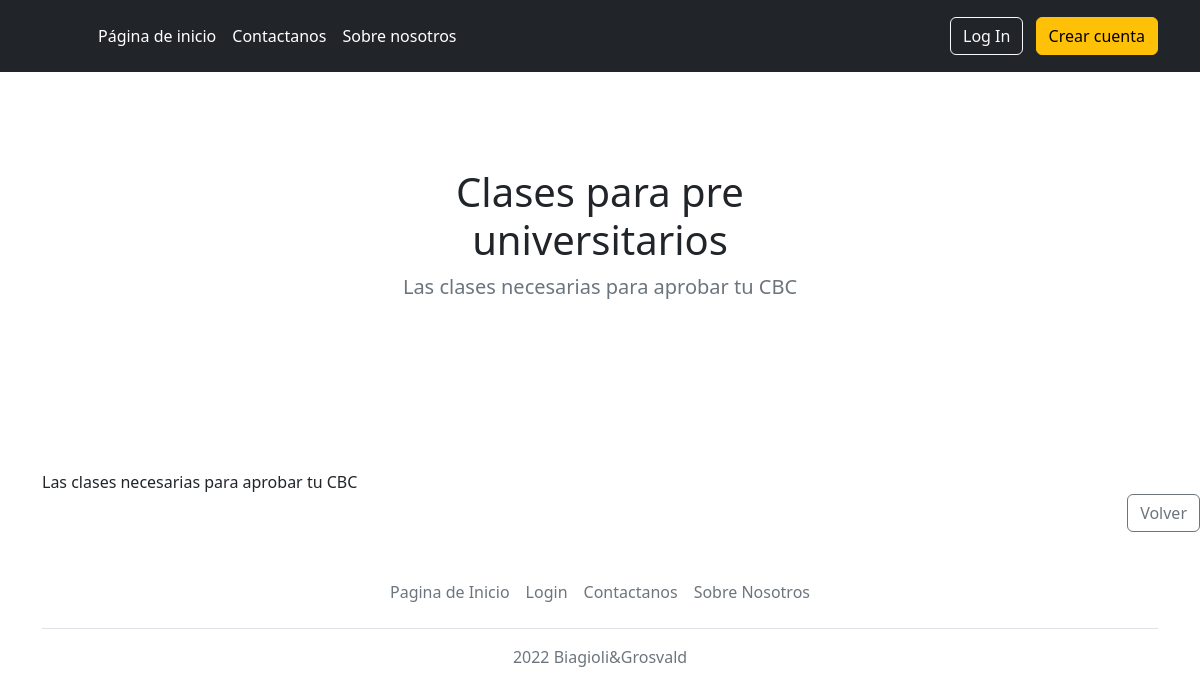
Page /anuncio/1/ on the committed database.
### App/models.py (models this page shows, shortened)
class Anuncio(models.Model):
    titulo = models.CharField(max_length=100)
    materia = models.CharField(max_length=180)
    autor = models.ForeignKey(
    User,
    models.SET_NULL,
    blank=True,
    null=True,
    )
    imagen = models.ImageField(upload_to="App\static", null=True, blank=True) #sacamos cuando podamos meter imagen usuario
    descripcion_clase = RichTextField()
    date_created = models.DateTimeField(default=timezone.now)
    date_updated = models.DateTimeField(default=timezone.now)

### App/views.py (the view)
# urls.py: path('anuncio/<pk>/', AnuncioDetailView.as_view(), name='anuncio-detalle'),
class AnuncioDetailView(DetailView):
    model = Anuncio
    template_name = "App/anuncio_detalle.html"
    context_object_name = "anuncio"
    def get_context_data(self, **kwargs):
        context = super().get_context_data(**kwargs)
        context['anuncio'] = Anuncio.objects.order_by('date_updated').first()
        return context

### App/templates/App/anuncio_detalle.html (shortened to what this page needs)
{% extends "App/base.html" %}
{% block main %}
  <section class="py-5 text-center container">
    <div class="row py-lg-5">
      <div class="col-lg-6 col-md-8 mx-auto">
        <h1 class="fw-light">{{anuncio.titulo}}</h1>
        <p class="lead text-muted">{{anuncio.descripcion_clase}}</p>
      </div>
    </div>
  </section>
  <main class="flex-shrink-0">
    <div class="container">
      <div style="text-align:center;">
      </div>
      <div style="padding-top: 2em;">
       {{anuncio.descripcion_clase | safe }}
      </div>
    </div>
  </main>
  <p align="right">
    <a class="btn btn-outline-secondary" href="/" role="button">Volver</a>
  </p>
{% endblock %}

### rows in the picture
Anuncio: titulo "Clases para pre universitarios", descripcion_clase "Las clases necesarias para aprobar tu CBC"
